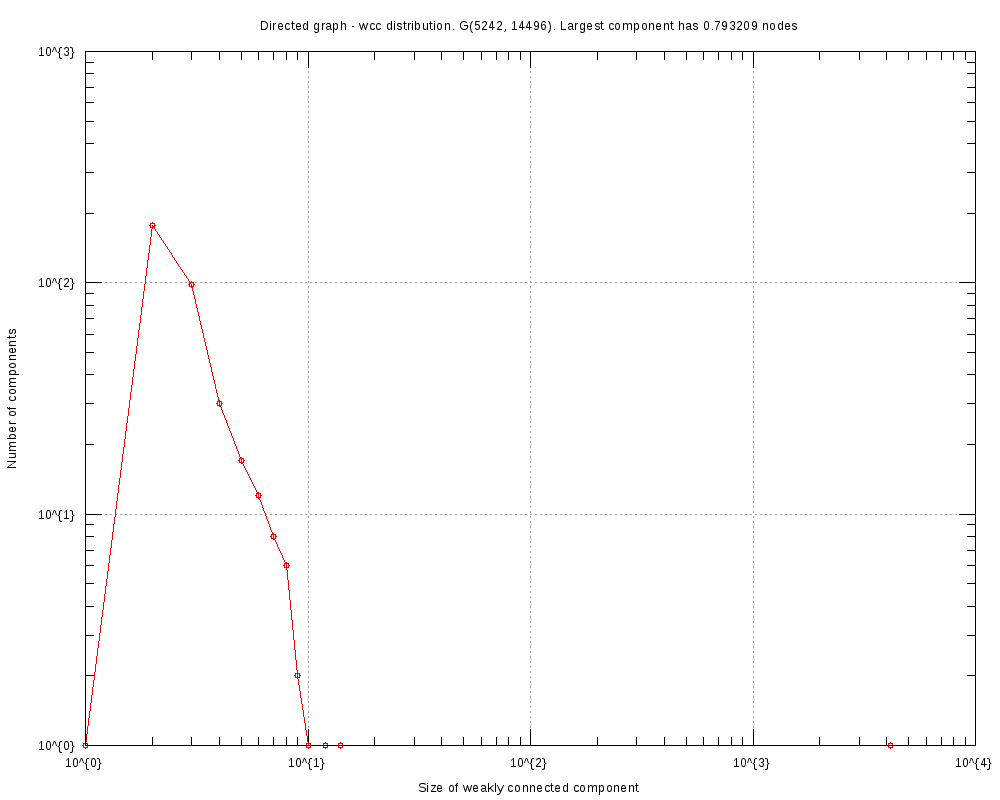

Reproduce this figure in gnuplot.
#
# Directed graph - wcc distribution. G(5242, 14496). Largest component has 0.793209 nodes (Sun Oct 29 16:33:37 2017)
#

set title "Directed graph - wcc distribution. G(5242, 14496). Largest component has 0.793209 nodes"
set key bottom right
set logscale xy 10
set format x "10^{%L}"
set mxtics 10
set format y "10^{%L}"
set mytics 10
set grid
set xlabel "Size of weakly connected component"
set ylabel "Number of components"
set tics scale 2
set terminal png font arial 10 size 1000,800
set output 'wcc.GRQ.png'
plot 	"wcc.GRQ.tab" using 1:2 title "" with linespoints pt 6
